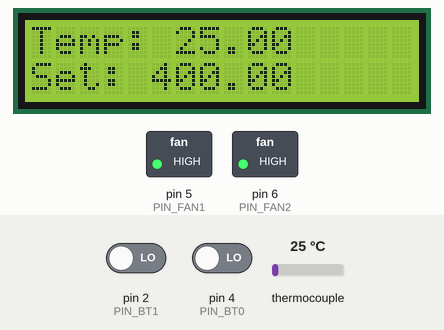
This sketch was run on a simulated Arduino Uno, built with avr-gcc and run on an emulated ATmega328P. On the bench: 16×2 character LCD, switched loads named in the sketch (green lamp = pin HIGH). The test bench sets the inputs (shaded band); at power-on: thermocouple 25 °C, pin 2 (PIN_BT1) LOW, pin 4 (PIN_BT0) LOW. What the sketch prints to the serial monitor is not drawn.

Above: at 1.2 s.
1.3 s: thermocouple set to 225 °C
At 2.0 s:
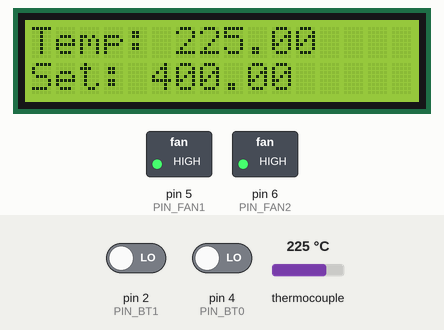
3.1 s: pin 2 (PIN_BT1) driven HIGH
At 3.6 s:
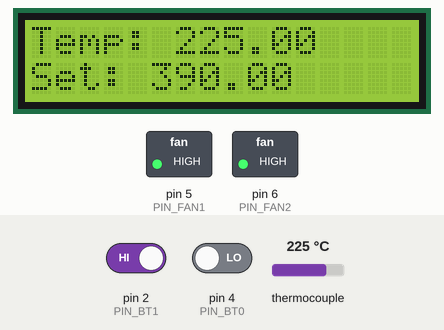
4.9 s: thermocouple set to 6 °C
At 5.18 s:
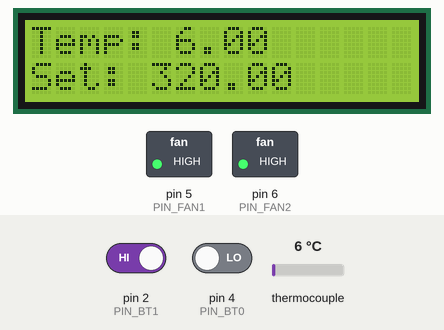
6.5 s: thermocouple set to 84 °C
At 6.76 s:
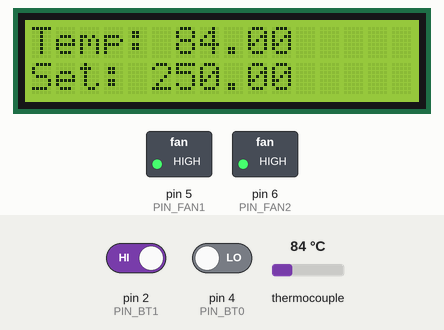
8.1 s: thermocouple set to 90 °C
At 10.59 s:
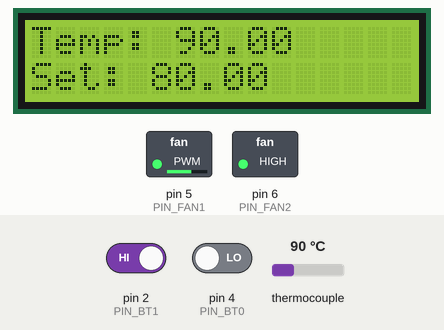
11.1 s: thermocouple set to 75 °C
At 11.26 s:
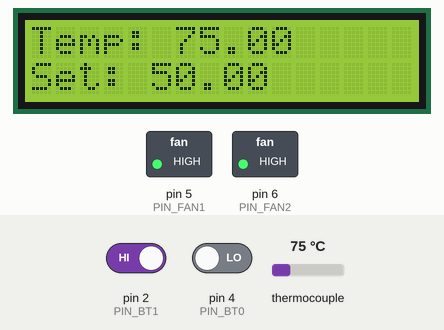
Timing chart, 0 to 13.6 s (numbered marks = the images above; inputs shaded):
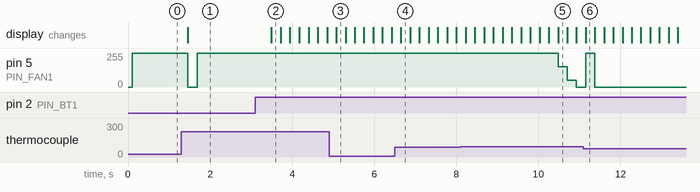

The sketch:

hotairpistol.ino
```cpp
#define LCDI2C
//#undef LCDI2c

#define THERMO
//#undef THERMO


#define INPUTBT
//undef INPUTBT


#include "configuration.h"
#include <PID_v1.h>

double Setpoint, Input, Output, Kp=10, Ki=1.2, Kd=2;
PID myPID(&Input, &Output, &Setpoint, Kp, Ki, Kd, DIRECT);

double temp = 0;
int _time = 0;
int samplingTime = 200;
// the setup function runs once when you press reset or power the board
void setup() {
  // initialize digital pin LED_BUILTIN as an output.


  Serial.begin(9600);
  Serial.println("start");
  //pinMode(PIN_HEAT,OUTPUT);
  pinMode(PIN_FAN2, OUTPUT);
  init_button();


  digitalWrite(PIN_FAN2,HIGH);
  #ifdef LCDI2C
  init_lcd();
  #endif

  Setpoint = DEFAULT_T;
  myPID.SetMode(AUTOMATIC);
}

// the loop function runs over and over again forever
void loop() {

  //Serial.println(String(bt0.getState()) + " " + String(bt1.getState()) + " " + String(bt2.getState()));
  Input = readThermo();

  refreshLcd(Input,Setpoint);
  myPID.Compute();
  //Serial.print(Output);
  //Serial.print(" ");
  //Serial.println(Input);

  analogWrite(PIN_FAN1,Output); //to comply with the patched pcb
  /*if(!bt2.getState()){
    analogWrite(PIN_HEAT,Output);
  }else{
    analogWrite(PIN_HEAT,0);
  }*/

  if(bt1.getState()){
    Setpoint += 10;
  }
  if(bt0.getState()){
    Setpoint -= 10;
  }

  Serial.print(int(Input));
  Serial.print(";");
  Serial.print(int(Output));
  Serial.print(";");
  Serial.println(0);
  delay(samplingTime);
}
```

input.h
```cpp
class Button
{
public:
  Button();
  void init(int pin, bool type);                                             //inizializzo motore con funzionalita bloccanti e non bloccanti

  bool isPressed();
  bool getState();


private:
  int pin;
  bool type;
  bool state;

};

Button::Button(){

}

void Button::init(int pin, bool type){
  this->pin = pin;
  this->type = type;
  pinMode(pin,INPUT);
}

bool Button::isPressed(){
  if(digitalRead(pin) && type){
    state = 1;
    return 1;
  }

  if(!digitalRead(pin) && !type){
    state = 1;
    return 1;
  }
  state = 0;
  return 0;
}

bool Button::getState(){
  if(digitalRead(pin) && type){
    state = 1;
    return 1;
  }

  if(!digitalRead(pin) && !type){
    state = 1;
    return 1;
  }
  state = 0;
  return 0;
}

Button bt0;
Button bt1;
Button bt2;

void init_button(){
  bt0.init(PIN_BT0, false);
  bt1.init(PIN_BT1, false);
  bt2.init(REED, false);
  //Serial.println("Button ready");
}
```

thermo.h
```cpp
MAX6675 thermocouple(thermoCLK, thermoCS, thermoDO);


double readThermo(){
   return thermocouple.readCelsius();
}
```

configuration.h
```cpp
#ifdef INPUTBT
#define PIN_BT0 4
#define PIN_BT1 2
#define REED 9
#define PIN_POT A0
#include "input.h"
#endif

#ifdef LCDI2C
#include <LiquidCrystal_I2C.h> // Libreria LCD I2C
#include "lcd.h"
#define SDA A4
#define SCL A5
#endif

#ifdef THERMO
#define thermoDO 12
#define thermoCS 11
#define thermoCLK 10
#include "max6675.h"
#include "thermo.h"
#endif

#define PIN_FAN1 5
#define PIN_FAN2 6
#define PIN_HEAT 8


#define DEFAULT_T 400
```

lcd.h
```cpp
LiquidCrystal_I2C lcd(0x27, 2, 1, 0, 4, 5, 6, 7, 3, POSITIVE);

void init_lcd();
void refreshLcd(double t);
int h_state = 0;


void init_lcd(){
  lcd.begin(16, 2);
  //lcd.clear();
  //lcd.setCursor(0, 0);
  lcd.print("#_Hot air gun_#");
  //Serial.println("LCD ready");
}

void refreshLcd(double t, double s){
  lcd.clear();
  lcd.print("Temp: " + String(t) );
  lcd.setCursor(0,1);
  lcd.print("Set: " + String(s));
}
```

Measured:
- the behaviour switches between 87 and 88 °C on thermocouple (found by bisection; images 4 and 5)
- after the input at 1.3 s, pin 5 (PIN_FAN1): 255/255 → 0/255 after 0.16 s, → 255/255 0.23 s later; the display: changes after 0.16 s (image 1)
- after the input at 3.1 s, the display: changes after 0.39 s (image 2)
- after the input at 11.1 s, pin 5 (PIN_FAN1): 0/255 → 255/255 after 0.05 s, → 0/255 0.22 s later
